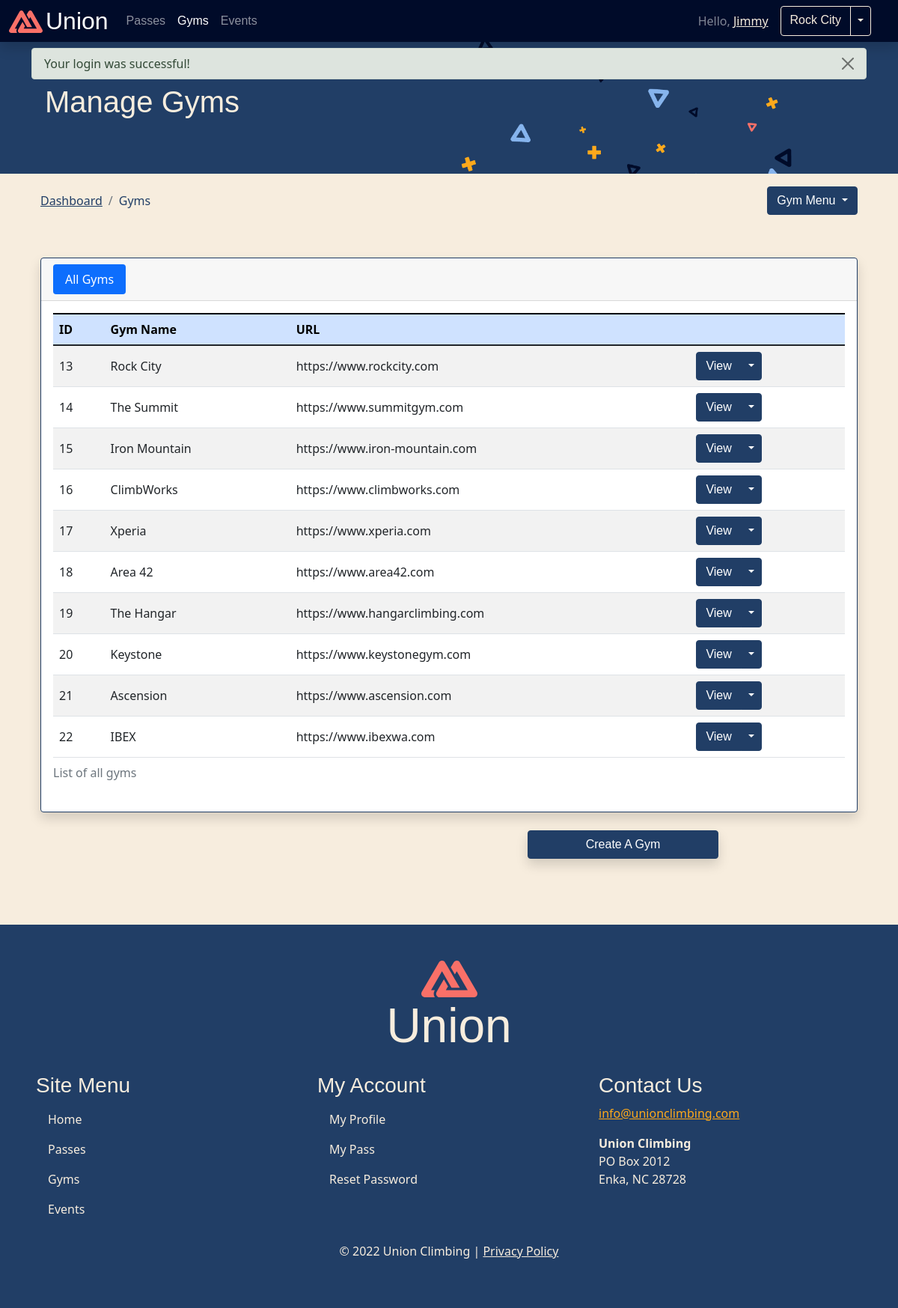
Screenshot of /app/shared/gyms/gyms.php (signed in) with the database file from the repository.
### tables this page shows
CREATE TABLE `gyms` (
  `id` smallint(4) NOT NULL,
  `gym_name` varchar(32) NOT NULL,
  `website` varchar(64) DEFAULT NULL,
  `avatar_url` varchar(255) NOT NULL DEFAULT '/public/upload/gym/default.png'
);

### private/initialize.php (called while the page is built, shortened)
<?php
  require_once('functions.php');
  require_once('status_error_functions.php');
  $session = new Session;
?>

### private/functions.php (called while the page is built, shortened)
<?php
function url_for($script_path) {
  if($script_path[0] != '/') {
    $script_path = "/" . $script_path;
  }
  return WWW_ROOT . $script_path;
}
function u($string="") {
  return h(urlencode($string));
}
function h($string="") {
  return htmlspecialchars($string);
}
function isJSON($string){
  return json_last_error() === JSON_ERROR_NONE;
}
?>

### private/classes/Session.class.php (called while the page is built, shortened)
<?php
class Session {
  private function check_stored_login() {
    if(isset($_SESSION['user_id'])) {
      $this->access_abv = $_SESSION['access_abv'];
    }
  }
  public function dashboard() {
        return url_for('/app/dashboard/index.php');
  }
}
?>

### private/classes/DatabaseObject.class.php (called while the page is built, shortened)
<?php
class DatabaseObject {
  static protected $database;
  static protected $table_name = "";
  static public function set_database($database) {
    self::$database = $database;
  }
  static public function find_by_sql($sql) {
    $result = self::$database->query($sql);
    $object_array = [];
    while($record = $result->fetch_assoc()) {
      $object_array[] = static::instantiate($record);
    }
    return $object_array;
  }
  static public function find_all() {
    $sql = "SELECT * FROM " . static::$table_name;
    return static::find_by_sql($sql);
  }
  static protected function instantiate($record) {
    $object = new static;
    foreach($record as $property => $value) {
      if(property_exists($object, $property)) {
        $value = isJSON($value) ? json_decode($value) : $value;
        $object->$property = $value;
      }
    }
    return $object;
  }
}
?>

### public/app/shared/gyms/gyms.php (the view, shortened to what this page needs)
<?php
require_once($_SERVER['DOCUMENT_ROOT'] . '/private/initialize.php');
$gyms = Gym::find_all();
$page_title = 'Manage Gyms';
include(SHARED_PATH . '/user-header.php');
?>
<header>
  <div class="p-5 bg-primary text-light">
    <div class="container-fluid py-3">
      <h1><?= $page_title ?></h1>
    </div>
  </div>
  <div class="container-md p-4">
    <div class="row justify-content-between">
      <nav aria-label="breadcrumb" class="col-auto">
        <ol class="breadcrumb">
          <li class="breadcrumb-item"><a class="link-primary" href="<?= $session->dashboard(); ?>">Dashboard</a></li>
          <li class="breadcrumb-item active text-primary" aria-current="page">Gyms</a></li>
        </ol>
      </nav>
      <?php
        include_once('drop_menu.php');
      ?>
    </div>
  </div>
</header>
<main class="container-md p-4" id="main">
  <div class="card shadow mx-auto mb-4">
    <div class="card-header">
      <ul class="nav nav-pills" id="pills-tab" role="tablist">
        <li class="nav-item" role="presentation">
          <button class="nav-link active" id="pills-all-tab" data-bs-toggle="pill" data-bs-target="#pills-all" type="button" role="tab" aria-controls="pills-all" aria-selected="true">All Gyms</button>
        </li>
      </ul>
    </div>
    <div class="card-body">
      <div class="tab-content" id="pills-tabContent">
        <div class="tab-pane fade show active" id="pills-all" role="tabpanel" aria-labelledby="pills-all-tab">
          <div class="table-responsive">
            <table class="table table-striped table-hover">
              <caption>List of all gyms</caption>
              <thead class="table-primary">
                <tr>
                  <th>ID</th>
                  <th>Gym Name</th>
                  <th>URL</th>
                  <th>&nbsp;</th>
                </tr>
              </thead>
              <tbody>
                <?php foreach($gyms as $gym) { ?>
                <tr class="align-middle text-nowrap">
                  <td><?= h($gym->id) ?></td>
                  <td><?= h($gym->gym_name) ?></td>
                  <td><?= h($gym->website) ?></td>
                  <td>
                    <div class="btn-group" role="group" aria-label="gym actions">
                      <a class="btn btn-primary" href="<?= url_for('/app/shared/gyms/view.php?id=' . u($gym->id)); ?>">View</a>
                      <button type="button" class="btn btn-primary dropdown-toggle dropdown-toggle-split" data-bs-toggle="dropdown" aria-expanded="false"><span class="visually-hidden">Toggle Dropdown</span></button>
                    </div>
                  </td>
                </tr>
                <?php } ?>
              </tbody>
            </table>
          </div>
        </div>
      </div>
    </div>
  </div>
  <?php if(test_access('AA')){ ?>
  <div class="row justify-content-evenly" role="toolbar" aria-label="Gym toolbar">
    <div class="col-sm-4 col-md-3 mb-3 d-grid">
    </div>
    <div class="col-sm-4 col-md-3 mb-3 d-grid">
      <a class="btn shadow btn-primary" href="<?= url_for('app/shared/gyms/new.php'); ?>">Create A Gym</a>
    </div>
  </div>
  <?php } ?>
</main>
<?php include(SHARED_PATH . '/user-footer.php'); ?>

### public/css/style.css (style rules this page uses)
body { background-color: #F7EDDE !important; }
.navbar li.nav-item>a.nav-link, .navbar-brand, .btn { font-family: cubano-sharp, 'Cubano Sharp', sans-serif; }
header>div:first-child { background: url(/public/img/background.png); background-size: calc(70vw + 300px); background-repeat: no-repeat; }
.card, .accordion-item { border-color: var(--bs-primary); }

### rows the page displays
gyms: id "13", gym_name "Rock City", website "https://www.rockcity.com"
gyms: id "14", gym_name "The Summit", website "https://www.summitgym.com"
gyms: id "15", gym_name "Iron Mountain", website "https://www.iron-mountain.com"
gyms: id "16", gym_name "ClimbWorks", website "https://www.climbworks.com"
gyms: id "17", gym_name "Xperia", website "https://www.xperia.com"
gyms: id "18", gym_name "Area 42", website "https://www.area42.com"
gyms: id "19", gym_name "The Hangar", website "https://www.hangarclimbing.com"
gyms: id "20", gym_name "Keystone", website "https://www.keystonegym.com"
gyms: id "21", gym_name "Ascension", website "https://www.ascension.com"
gyms: id "22", gym_name "IBEX", website "https://www.ibexwa.com"

### other values shown
$session->name "Jimmy"
$session->gym_name "Rock City"
$msg "Your login was successful!"
$page_title "Manage Gyms"
